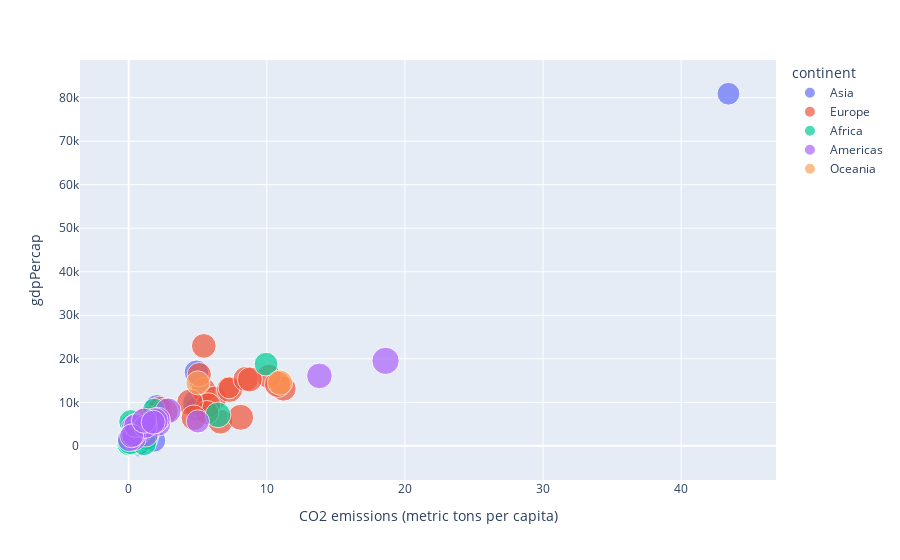

Notebook code for this chart:
### Code cell
import plotly.express as px

fig = px.scatter(corr_data, 
                 x="CO2 emissions (metric tons per capita)", 
                 y="gdpPercap", 
                 color="continent",
                 size="pop_log")
fig.show()

### Figure 1 — Plotly figure (JSON) as saved in the notebook; plotly's stock layout.template omitted (floating-point values rounded to 4 significant figures)
{"data": [{"hovertemplate": "continent=Asia<br>CO2 emissions (metric tons per capita)=%{x}<br>gdpPercap=%{y}<br>pop_log=%{marker.size}<extra></extra>", "legendgroup": "Asia", "marker": {"color": "#636efa", "size": [7.062, 5.306, 6.843, 8.878, 8.704, 8.039, 6.93, 6.43, 8.004, 6.099, 5.76, 6.34, 6.061, 7.413, 7.052, 5.854, 7.783, 7.548, 6.75, 6.296, 7.07, 7.532, 7.596], "sizemode": "area", "sizeref": 0.02219, "symbol": "circle"}, "mode": "markers", "name": "Asia", "orientation": "v", "showlegend": true, "type": "scatter", "x": [0.1238, 5.121, 0.06244, 0.5742, 0.3318, 0.2319, 2.056, 4.933, 4.864, 1.072, 43.43, 1.642, 1.835, 0.1435, 0.01881, 0.2055, 0.4025, 0.5554, 4.909, 1.546, 0.2519, 0.3602, 0.5749], "xaxis": "x", "y": [836.2, 14800.0, 523.4, 612.7, 700.8, 762.4, 8931.0, 8394.0, 9848.0, 2742.0, 80890.0, 6007.0, 1226.0, 349, 676.4, 4721.0, 942.4, 1814.0, 16900.0, 4977.0, 1136.0, 1295.0, 637.1], "yaxis": "y"}, {"hovertemplate": "continent=Europe<br>CO2 emissions (metric tons per capita)=%{x}<br>gdpPercap=%{y}<br>pop_log=%{marker.size}<extra></extra>", "legendgroup": "Europe", "marker": {"color": "#EF553B", "size": [6.298, 6.868, 6.98, 6.92, 6.685, 6.663, 7.695, 6.94, 7.01, 5.298, 6.462, 7.722, 7.1, 6.578, 7.502, 6.959, 7.285, 7.517, 6.896, 6.783, 7.524, 7.74], "sizemode": "area", "sizeref": 0.02219, "symbol": "circle"}, "mode": "markers", "name": "Europe", "orientation": "v", "showlegend": true, "type": "scatter", "x": [1.364, 5.418, 11.22, 6.638, 10.15, 6.213, 7.306, 2.249, 5.758, 7.269, 5.655, 4.431, 8.476, 5.107, 8.106, 1.398, 4.716, 2.647, 8.77, 5.435, 1.033, 10.78], "xaxis": "x", "y": [2760.0, 12830.0, 13150.0, 5577.0, 15940.0, 10920.0, 13000.0, 8513.0, 9327.0, 13320.0, 7656.0, 10020.0, 15360.0, 16360.0, 6557.0, 6362.0, 6471.0, 7994.0, 15260.0, 22970.0, 2826.0, 14140.0], "yaxis": "y"}, {"hovertemplate": "continent=Africa<br>CO2 emissions (metric tons per capita)=%{x}<br>gdpPercap=%{y}<br>pop_log=%{marker.size}<extra></extra>", "legendgroup": "Africa", "marker": {"color": "#00cc96", "size": [7.106, 6.72, 6.385, 6.71, 6.523, 6.802, 6.239, 6.544, 5.337, 6.676, 5.106, 5.415, 7.445, 5.689, 6.929, 6.538, 5.779, 7.008, 6.107, 6.245, 6.802, 6.618, 6.717, 6.09, 5.897, 7.169, 6.939, 6.656, 7.675, 6.538, 4.85, 6.598, 6.425, 6.535, 7.322, 7.104, 5.624, 7.101, 6.239, 6.68, 6.949, 6.591, 6.699], "sizemode": "area", "sizeref": 0.02219, "symbol": "circle"}, "mode": "markers", "name": "Africa", "orientation": "v", "showlegend": true, "type": "scatter", "x": [0.6321, 0.1667, 0.05232, 0.01922, 0.01474, 0.07298, 0.05334, 0.03415, 0.08566, 0.3243, 0.6698, 0.09088, 0.04088, 1.827, 0.1857, 0.1805, 0.07074, 0.2661, 0.4657, 9.941, 0.1389, 0.08604, 0.0392, 0.1882, 0.6362, 0.3616, 0.2162, 0.03185, 0.2447, 0.0118, 0.1621, 0.1813, 0.1054, 0.07045, 6.466, 0.2508, 0.5525, 0.1419, 0.1067, 0.6389, 0.09445, 1.264, 1.123], "xaxis": "x", "y": [3247.0, 5523.0, 1036.0, 794.8, 413.0, 1508.0, 1136.0, 1197.0, 1876.0, 2052.0, 3020.0, 915.6, 516.1, 8359.0, 1126.0, 708.8, 715.6, 1057.0, 713.6, 18770.0, 1634.0, 495.5, 545.0, 1421.0, 2475.0, 1711.0, 566.7, 1054.0, 1015.0, 511.0, 1385.0, 1612.0, 1206.0, 1285.0, 7114.0, 1688.0, 2613.0, 848.2, 1478.0, 1932.0, 908.9, 1777.0, 569.8], "yaxis": "y"}, {"hovertemplate": "continent=Americas<br>CO2 emissions (metric tons per capita)=%{x}<br>gdpPercap=%{y}<br>pop_log=%{marker.size}<extra></extra>", "legendgroup": "Americas", "marker": {"color": "#ab63fa", "size": [7.36, 6.606, 7.945, 7.318, 6.947, 7.296, 6.201, 6.911, 6.607, 6.735, 6.51, 6.671, 6.635, 6.398, 6.27, 7.681, 6.271, 6.148, 6.359, 7.084, 5.982, 8.298, 6.439], "sizemode": "area", "sizeref": 0.02219, "symbol": "circle"}, "mode": "markers", "name": "Americas", "orientation": "v", "showlegend": true, "type": "scatter", "x": [2.858, 0.4466, 0.745, 13.81, 2.141, 1.217, 0.5171, 1.906, 0.3805, 0.4658, 0.3425, 0.3973, 0.05857, 0.3525, 2.145, 1.9, 0.494, 1.218, 0.213, 1.112, 5.01, 18.6, 1.776], "xaxis": "x", "y": [8053.0, 2587.0, 3430.0, 16080.0, 5107.0, 2679.0, 4162.0, 5690.0, 1654.0, 4579.0, 4359.0, 3243.0, 1452.0, 2538.0, 6125.0, 5755.0, 4643.0, 4421.0, 2299.0, 5788.0, 5621.0, 19530.0, 5445.0], "yaxis": "y"}, {"hovertemplate": "continent=Oceania<br>CO2 emissions (metric tons per capita)=%{x}<br>gdpPercap=%{y}<br>pop_log=%{marker.size}<extra></extra>", "legendgroup": "Oceania", "marker": {"color": "#FFA15A", "size": [7.075, 6.436], "sizemode": "area", "sizeref": 0.02219, "symbol": "circle"}, "mode": "markers", "name": "Oceania", "orientation": "v", "showlegend": true, "type": "scatter", "x": [10.96, 5.008], "xaxis": "x", "y": [14530.0, 14460.0], "yaxis": "y"}], "layout": {"legend": {"itemsizing": "constant", "title": {"text": "continent"}, "tracegroupgap": 0}, "margin": {"t": 60}, "xaxis": {"anchor": "y", "domain": [0, 1], "title": {"text": "CO2 emissions (metric tons per capita)"}}, "yaxis": {"anchor": "x", "domain": [0, 1], "title": {"text": "gdpPercap"}}}}
